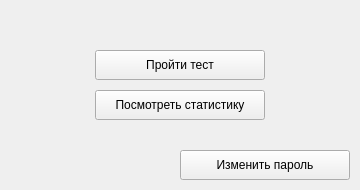
<?xml version="1.0" encoding="UTF-8"?>
<ui version="4.0">
 <class>Form</class>
 <widget class="QWidget" name="Form">
  <property name="geometry">
   <rect>
    <x>0</x>
    <y>0</y>
    <width>360</width>
    <height>190</height>
   </rect>
  </property>
  <property name="sizePolicy">
   <sizepolicy hsizetype="Fixed" vsizetype="Fixed">
    <horstretch>0</horstretch>
    <verstretch>0</verstretch>
   </sizepolicy>
  </property>
  <property name="windowTitle">
   <string>Выберите действие</string>
  </property>
  <widget class="QPushButton" name="complete_test_btn">
   <property name="geometry">
    <rect>
     <x>95</x>
     <y>50</y>
     <width>170</width>
     <height>30</height>
    </rect>
   </property>
   <property name="text">
    <string>Пройти тест</string>
   </property>
  </widget>
  <widget class="QPushButton" name="statistics_btn">
   <property name="geometry">
    <rect>
     <x>95</x>
     <y>90</y>
     <width>170</width>
     <height>30</height>
    </rect>
   </property>
   <property name="text">
    <string>Посмотреть статистику</string>
   </property>
  </widget>
  <widget class="QPushButton" name="change_pass_btn">
   <property name="geometry">
    <rect>
     <x>180</x>
     <y>150</y>
     <width>170</width>
     <height>30</height>
    </rect>
   </property>
   <property name="text">
    <string>Изменить пароль</string>
   </property>
  </widget>
 </widget>
 <resources/>
 <connections/>
</ui>
